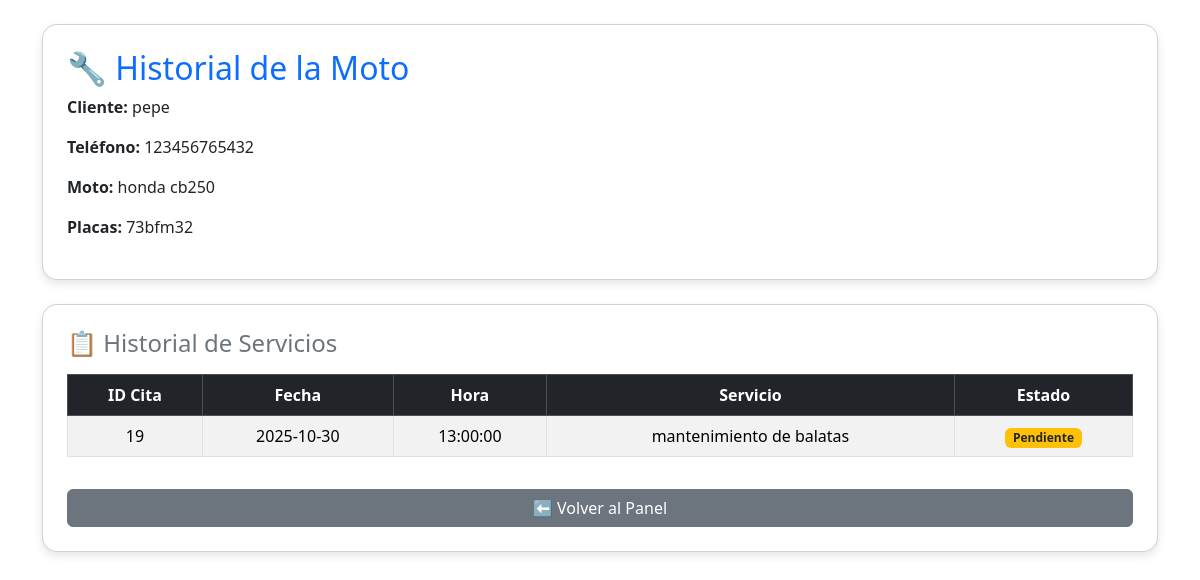
Page /admin/historial_moto.php?id_moto=20 (signed in) on the committed database.
### tables this page shows
CREATE TABLE `citas` (
  `id_cita` int(11) NOT NULL,
  `id_cliente` int(11) NOT NULL,
  `id_moto` int(11) NOT NULL,
  `fecha_cita` date NOT NULL,
  `hora_cita` time NOT NULL,
  `servicio` varchar(100) NOT NULL,
  `estado` varchar(20) DEFAULT 'Pendiente',
  `fecha_registro` timestamp NOT NULL DEFAULT current_timestamp()
);

CREATE TABLE `clientes` (
  `id_cliente` int(11) NOT NULL,
  `nombre` varchar(100) NOT NULL,
  `telefono` varchar(20) NOT NULL,
  `correo` varchar(100) DEFAULT NULL
);

CREATE TABLE `motos` (
  `id_moto` int(11) NOT NULL,
  `id_cliente` int(11) NOT NULL,
  `marca` varchar(50) NOT NULL,
  `modelo` varchar(50) NOT NULL,
  `anio` int(11) DEFAULT NULL,
  `placas` varchar(20) DEFAULT NULL
);

### admin/historial_moto.php (the view, shortened to what this page needs)
<?php
include("../conexion.php");
$id_moto = intval($_GET['id_moto']);
$sql = "
  SELECT c.id_cita, c.fecha_cita, c.hora_cita, c.servicio, c.estado,
         cl.nombre AS cliente, cl.telefono,
         m.marca, m.modelo, m.placas
  FROM citas c
  INNER JOIN clientes cl ON c.id_cliente = cl.id_cliente
  INNER JOIN motos m ON c.id_moto = m.id_moto
  WHERE m.id_moto = $id_moto
  ORDER BY c.fecha_cita DESC, c.hora_cita DESC
";
$res = $conn->query($sql);
$data = [];
while ($row = $res->fetch_assoc()) {
    $data[] = $row;
}
$moto = $data[0];
?>
<!DOCTYPE html>
<html lang="es">
<head>
<link rel="stylesheet" href="https://cdn.jsdelivr.net/npm/bootstrap@5.3.3/dist/css/bootstrap.min.css">
</head>
<body class="container mt-4">
<div class="card p-4 mb-4">
  <h2 class="text-primary">🔧 Historial de la Moto</h2>
  <p><strong>Cliente:</strong> <?= $moto['cliente'] ?></p>
  <p><strong>Teléfono:</strong> <?= $moto['telefono'] ?></p>
  <p><strong>Moto:</strong> <?= $moto['marca'] . " " . $moto['modelo'] ?></p>
  <p><strong>Placas:</strong> <?= $moto['placas'] ?></p>
</div>
<div class="card p-4">
  <h4 class="text-secondary mb-3">📋 Historial de Servicios</h4>
  <table class="table table-bordered table-striped text-center">
    <thead class="table-dark">
      <tr>
        <th>ID Cita</th>
        <th>Fecha</th>
        <th>Hora</th>
        <th>Servicio</th>
        <th>Estado</th>
      </tr>
    </thead>
    <tbody>
      <?php foreach ($data as $row) { ?>
      <tr>
        <td><?= $row['id_cita'] ?></td>
        <td><?= $row['fecha_cita'] ?></td>
        <td><?= $row['hora_cita'] ?></td>
        <td><?= $row['servicio'] ?></td>
        <td>
          <span class="badge
            <?= $row['estado']=='Pendiente' ? 'bg-warning text-dark' :
               ($row['estado']=='Entregado' ? 'bg-success' :
               'bg-danger') ?>">
            <?= $row['estado'] ?>
          </span>
        </td>
      </tr>
      <?php } ?>
    </tbody>
  </table>
  <a href="index.php" class="btn btn-secondary mt-3">⬅ Volver al Panel</a>
</div>
</body>
</html>

### admin/historial_moto.php (style rules this page uses)
.card { border-radius: 15px; box-shadow: 0 4px 10px rgba(0,0,0,0.1); }

### rows in the picture
citas: id_cliente.nombre "pepe", id_cliente.telefono "123456765432", id_moto.marca "honda", id_moto.modelo "cb250", id_moto.placas "73bfm32", id_cita "19", fecha_cita "2025-10-30", hora_cita "13:00:00", servicio "mantenimiento de balatas", estado "Pendiente"
